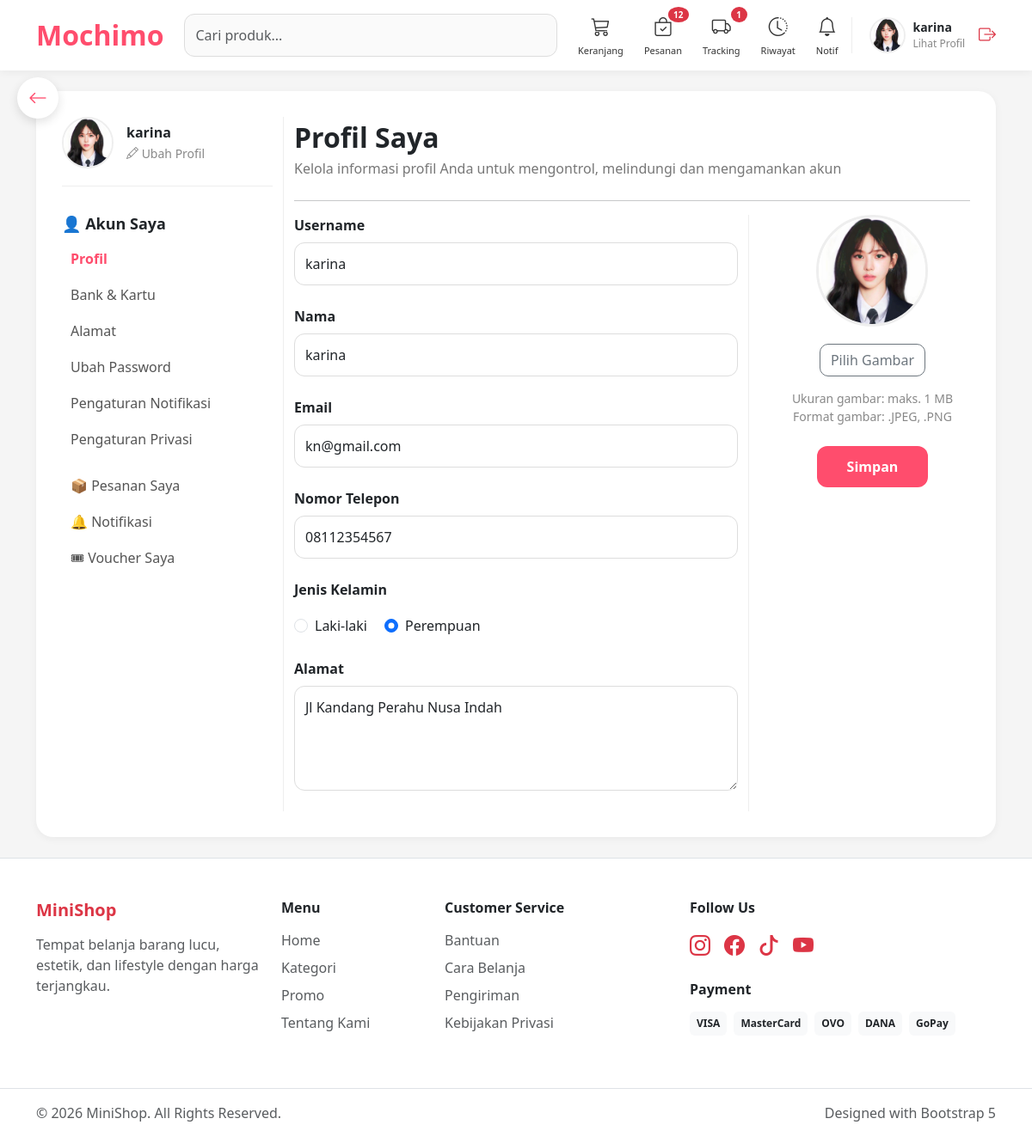
/customer/profil.php (signed in), run on the app's committed database.
### tables this page shows
CREATE TABLE `users` (
  `id_user` int NOT NULL,
  `nama` varchar(100) NOT NULL,
  `email` varchar(100) NOT NULL,
  `password` varchar(255) NOT NULL,
  `no_hp` varchar(20) DEFAULT NULL,
  `alamat` text,
  `foto` varchar(255) DEFAULT NULL,
  `role` enum('admin','customer') DEFAULT 'customer',
  `created_at` timestamp NOT NULL DEFAULT CURRENT_TIMESTAMP,
  `gender` varchar(10) DEFAULT NULL
);

### customer/profil.php (the view, shortened to what this page needs)
<?php
include "../config/koneksi.php";
$id_user = $_SESSION['id_user'];
$user = mysqli_query($conn,"
SELECT * FROM users
WHERE id_user='$id_user'
");
$data = mysqli_fetch_assoc($user);
include "../template/header.php";
include "../template/navbar_customer.php";
?>
<a href="../customer/dashboard.php"
   class="back-btn">
    <i class="bi bi-arrow-left"></i>
</a>
<div class="container py-4">
<div class="profile-wrapper">
<div class="row">
    <div class="col-md-3 sidebar">
        <div class="profile-mini">
            <?php if($data['foto'] != ''){ ?>
                <img src="../assets/profile/<?= $data['foto']; ?>">
            <?php } else { ?>
                <img src="../assets/img/user.png">
            <?php } ?>
            <div>
                <div class="profile-mini-name">
                    <?= $data['nama']; ?>
                </div>
                <a href="#"
                   class="edit-profile">
                    <i class="bi bi-pencil"></i>
                    Ubah Profil
                </a>
            </div>
        </div>
        <div class="menu-section">
            <div class="menu-title">
                👤 Akun Saya
            </div>
            <a href="#"
               class="menu-link menu-active">
                Profil
            </a>
            <a href="#"
               class="menu-link">
                Bank & Kartu
            </a>
            <a href="#"
               class="menu-link">
                Alamat
            </a>
            <a href="#"
               class="menu-link">
                Ubah Password
            </a>
            <a href="#"
               class="menu-link">
                Pengaturan Notifikasi
            </a>
            <a href="#"
               class="menu-link">
                Pengaturan Privasi
            </a>
        </div>
        <div class="menu-section">
            <a href="../customer/pesanan.php"
               class="menu-link">
                📦 Pesanan Saya
            </a>
            <a href="#"
               class="menu-link">
                🔔 Notifikasi
            </a>
            <a href="#"
               class="menu-link">
                🎟 Voucher Saya
            </a>
        </div>
    </div>
    <div class="col-md-9">
        <div class="content-title">
            Profil Saya
        </div>
        <div class="content-subtitle">
            Kelola informasi profil Anda untuk mengontrol,
            melindungi dan mengamankan akun
        </div>
        <hr>
        <form action="update_profile.php"
              method="POST"
              enctype="multipart/form-data">
        <div class="row">
            <div class="col-md-8">
                <div class="mb-4">
                    <label class="form-label">
                        Username
                    </label>
                    <input type="text"
                           name="username"
                           class="form-control"
                           value="<?= $data['nama']; ?>">
                </div>
                <div class="mb-4">
                    <label class="form-label">
                        Nama
                    </label>
                    <input type="text"
                           name="nama"
                           class="form-control"
                           value="<?= $data['nama']; ?>">
                </div>
                <div class="mb-4">
                    <label class="form-label">
                        Email
                    </label>
                    <input type="email"
                           name="email"
                           class="form-control"
                           value="<?= $data['email']; ?>">
                </div>
                <div class="mb-4">
                    <label class="form-label">
                        Nomor Telepon
                    </label>
                    <input type="text"
                           name="no_hp"
                           class="form-control"
                           value="<?= $data['no_hp']; ?>">
                </div>
                <div class="mb-4">
                    <label class="form-label">
                        Jenis Kelamin
                    </label>
                    <div class="gender-box">
                        <div class="form-check">
                            <input class="form-check-input"
                                   type="radio"
                                   name="gender"
                                   value="Laki-laki"
                                   <?= ($data['gender'] == 'Laki-laki') ? 'checked' : ''; ?>>
                            <label class="form-check-label">
                                Laki-laki
                            </label>
                        </div>
                        <div class="form-check">
                            <input class="form-check-input"
                                   type="radio"
                                   name="gender"
                                   value="Perempuan"
                                   <?= ($data['gender'] == 'Perempuan') ? 'checked' : ''; ?>>
                            <label class="form-check-label">
                                Perempuan
                            </label>
                        </div>
                    </div>
                </div>
                <div class="mb-4">
                    <label class="form-label">
                        Alamat
                    </label>
                    <textarea name="alamat"
                              rows="4"
                              class="form-control"><?= $data['alamat']; ?></textarea>
                </div>
            </div>
            <div class="col-md-4 photo-box">
                <?php if($data['foto'] != ''){ ?>
                    <img src="../assets/profile/<?= $data['foto']; ?>"
                         id="previewImg">
                <?php } else { ?>
                    <img src="../assets/img/user.png"
                         id="previewImg">
                <?php } ?>
                <br>
                <button type="button"
                        class="btn btn-outline-secondary upload-btn"
                        onclick="document.getElementById('fotoInput').click()">
                    Pilih Gambar
                </button>
                <div class="photo-text">
                    Ukuran gambar: maks. 1 MB <br>
                    Format gambar: .JPEG, .PNG
                </div>
                <button type="submit"
                        class="save-btn mt-4">
                    Simpan
                </button>
            </div>
        </div>
        </form>
    </div>
</div>
</div>
</div>
<?php include "../template/footer.php"; ?>

### template/navbar_customer.php (shortened to what this page needs)
<?php
include "../config/koneksi.php";
$id_user = $_SESSION['id_user'] ?? 0;
$queryUser = mysqli_query($conn,"
SELECT * FROM users
WHERE id_user='$id_user'
");
$user = mysqli_fetch_assoc($queryUser ?? []);
$fotoProfile = (!empty($user['foto']))
    ? "../assets/profile/" . $user['foto']
    : "../assets/img/user.png";
$queryPesanan = mysqli_query($conn,"
SELECT COUNT(*) as total
FROM pesanan
WHERE id_user='$id_user'
AND status IN ('Diproses','Menunggu pembayaran')
");
$dataPesanan = mysqli_fetch_assoc($queryPesanan);
$total_pesanan = $dataPesanan['total'] ?? 0;
$queryTracking = mysqli_query($conn,"
SELECT COUNT(*) as total
FROM pesanan
WHERE id_user='$id_user'
AND status='Dikirim'
");
$dataTracking = mysqli_fetch_assoc($queryTracking);
$total_tracking = $dataTracking['total'] ?? 0;
?>
<nav class="navbar navbar-expand-lg navbar-light navbar-custom sticky-top">
<div class="container d-flex align-items-center">
    <a href="../customer/dashboard.php" class="logo-text me-4">
        Mochimo
    </a>
    <form class="d-flex flex-grow-1 me-4 search-wrapper"
          method="GET"
          action="../customer/dashboard.php">
        <input type="search"
               name="cari"
               class="form-control search-input"
               placeholder="Cari produk..."
               autocomplete="off">
    </form>
    <div class="menu-wrapper me-3">
        <a href="../customer/cart.php" class="menu-icon">
            <i class="bi bi-cart3"></i>
            <small>Keranjang</small>
        </a>
        <a href="../customer/pesanan.php" class="menu-icon">
            <i class="bi bi-bag-check"></i>
            <?php if($total_pesanan > 0){ ?>
                <span class="badge bg-danger badge-custom">
                    <?= $total_pesanan; ?>
                </span>
            <?php } ?>
            <small>Pesanan</small>
        </a>
        <a href="../customer/tracking_pesanan.php" class="menu-icon">
            <i class="bi bi-truck"></i>
            <?php if($total_tracking > 0){ ?>
                <span class="badge bg-danger badge-custom">
                    <?= $total_tracking; ?>
                </span>
            <?php } ?>
            <small>Tracking</small>
        </a>
        <a href="../customer/riwayat.php" class="menu-icon">
            <i class="bi bi-clock-history"></i>
            <small>Riwayat</small>
        </a>
        <a href="../customer/notifikasi.php" class="menu-icon">
            <i class="bi bi-bell"></i>
            <small>Notif</small>
        </a>
    </div>
    <div class="d-flex align-items-center profile-navbar">
        <a href="../customer/profil.php"
           class="d-flex align-items-center text-decoration-none text-dark gap-2">
            <img src="<?= $fotoProfile; ?>" class="profile-img">
            <div>
                <div class="profile-name">
                    <?= isset($user['nama']) ? $user['nama'] : 'Customer'; ?>
                </div>
                <div class="profile-text">
                    Lihat Profil
                </div>
            </div>
        </a>
        <a href="../auth/logout.php" class="text-danger ms-3">
            <i class="bi bi-box-arrow-right fs-5"></i>
        </a>
    </div>
</div>
</nav>

### assets/css/style.css (style rules this page uses)
body { background:#f5f5f5; font-family:Arial,sans-serif; }

### template/navbar_customer.php (style rules this page uses)
.navbar-custom { background:white; box-shadow:0 2px 10px rgba(0,0,0,0.05); padding:14px 0; z-index:999; }
.logo-text { font-weight:800; font-size:32px; color:#ff4d6d !important; text-decoration:none; }
.search-input { border-radius:50px; padding:12px 20px; border:1px solid #eee; background:#fafafa; }
.menu-wrapper { display:flex; align-items:center; gap:24px; }
.menu-icon { color:#333; position:relative; transition:0.2s; display:flex; flex-direction:column; align-items:center; text-decoration:none; }
.menu-icon i { font-size:22px; }
.menu-icon small { font-size:11px; margin-top:4px; font-weight:500; }
.badge-custom { position:absolute; top:-6px; right:-8px; font-size:10px; min-width:18px; height:18px; border-radius:50%; display:flex; align-items:center; justify-content:center; }
.profile-navbar { padding-left:20px; border-left:1px solid #eee; }
.profile-img { width:42px; height:42px; border-radius:50%; object-fit:cover; border:2px solid #eee; }
.profile-name { font-size:14px; font-weight:700; margin-bottom:0; }
.profile-text { font-size:12px; color:#888; }

### customer/profil.php (style rules this page uses)
body { background:#f5f5f5; font-family:'Segoe UI', sans-serif; }
.back-btn { position:fixed; top:90px; left:20px; width:48px; height:48px; background:white; border-radius:50%; display:flex; align-items:center; justify-content:center; box-shadow:0 4px 12px rgba(0,0,0,0.12); color:#ff4d6d; text-decoration:none; font-size:22px; z-index:9999; transition:0.2s; }
.profile-wrapper { background:white; border-radius:20px; padding:30px; box-shadow:0 2px 10px rgba(0,0,0,0.05); }
.sidebar { border-right:1px solid #eee; min-height:650px; }
.profile-mini { display:flex; align-items:center; gap:15px; padding-bottom:20px; border-bottom:1px solid #eee; }
.profile-mini img { width:60px; height:60px; border-radius:50%; border:2px solid #eee; object-fit:cover; }
.profile-mini-name { font-weight:700; }
.edit-profile { color:#888; text-decoration:none; font-size:14px; }
.menu-section { margin-top:30px; }
.menu-title { font-weight:700; margin-bottom:15px; font-size:18px; }
.menu-link { display:block; text-decoration:none; color:#555; margin-bottom:18px; padding-left:10px; transition:0.2s; }
.menu-active { color:#ff4d6d; font-weight:600; }
.content-title { font-size:32px; font-weight:700; }
.content-subtitle { color:#777; margin-bottom:25px; }
.form-label { font-weight:600; margin-bottom:8px; }
.form-control { border-radius:12px; padding:12px; border:1px solid #ddd; }
.gender-box { display:flex; gap:20px; margin-top:10px; }
.save-btn { background:#ff4d6d; border:none; border-radius:12px; padding:12px 35px; color:white; font-weight:600; }
.photo-box { border-left:1px solid #eee; text-align:center; padding-left:30px; }
.photo-box img { width:130px; height:130px; border-radius:50%; object-fit:cover; border:3px solid #eee; }
.upload-btn { margin-top:20px; border-radius:10px; }
.photo-text { color:#888; font-size:14px; margin-top:15px; }

### data on the page
users: foto (picture), nama "karina", username "karina", email "kn@gmail.com", no_hp "08112354567", gender "☑", alamat "Jl Kandang Perahu Nusa Indah"

### other printed values
$total_pesanan "12"
$total_tracking "1"
